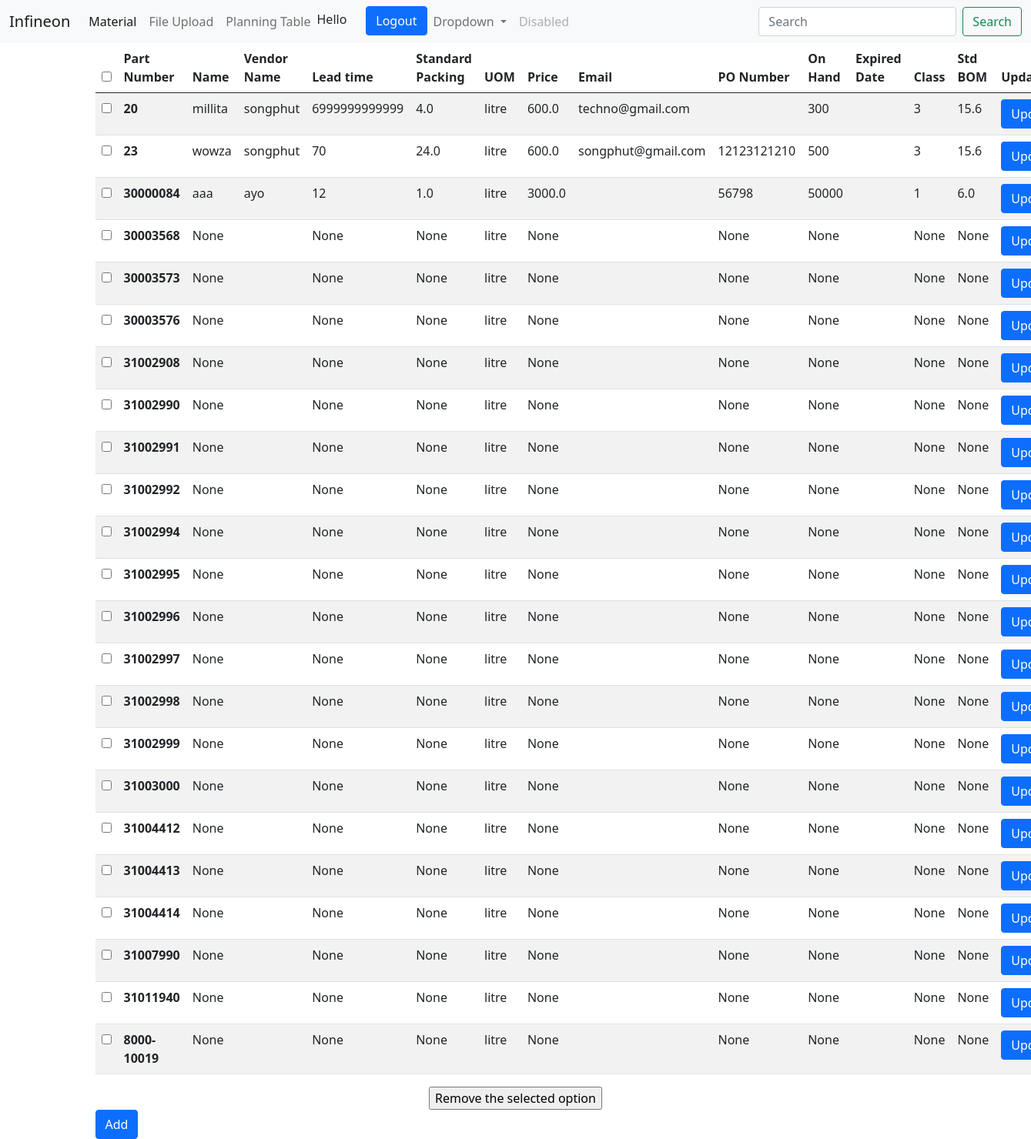
The app's page /material/ (signed in), older data.
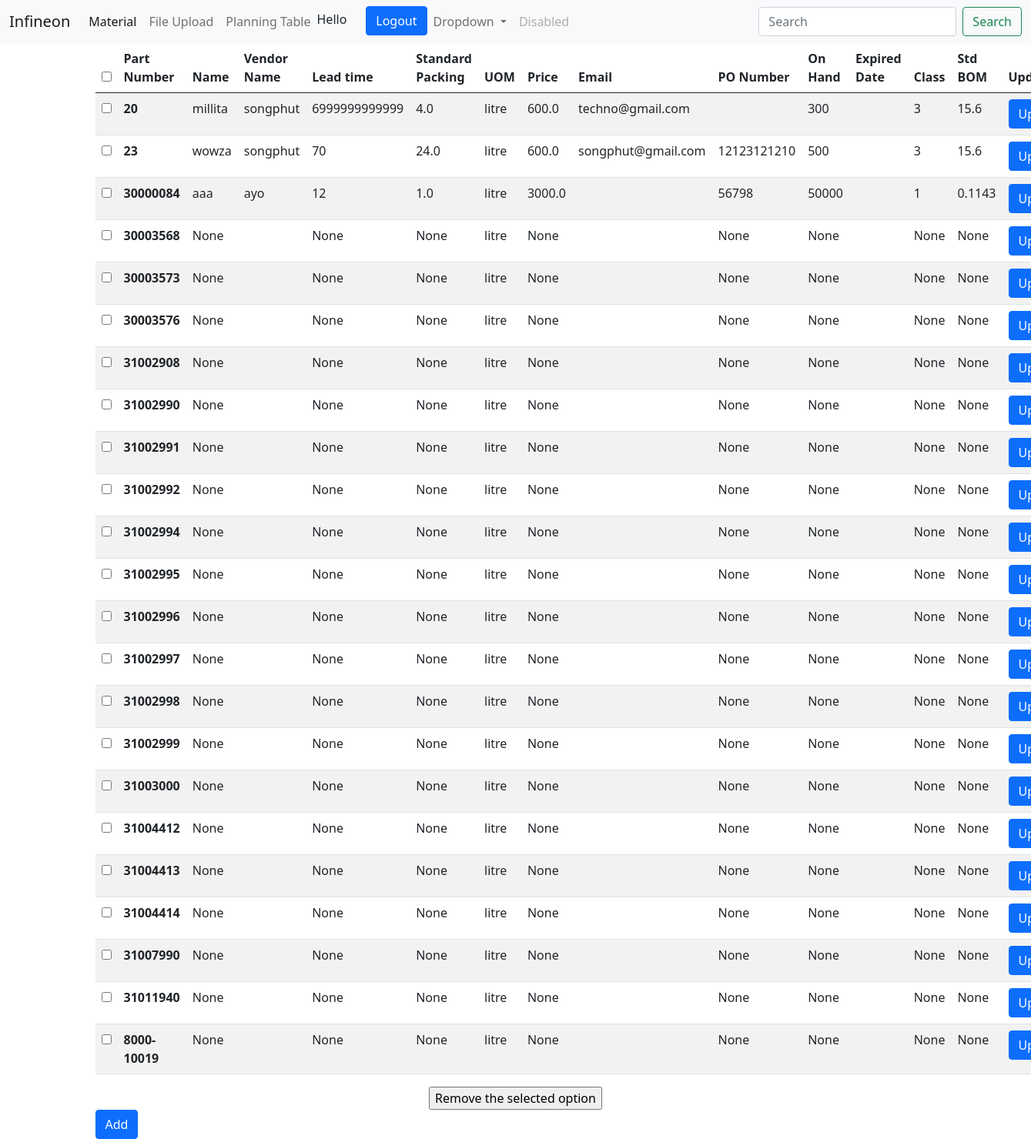
The same page, newer data.
### MRP/models.py (models this page shows, shortened)
class Chemical(models.Model):
    uomlist = ( ('litre','litre'),
                ('grams','grams'),
                ('unit','unit'))
    part_num = models.CharField(max_length=200, primary_key=True, unique=True)
    chem_name = models.CharField(max_length=200,blank=True, null=True)
    leadtime = models.IntegerField(blank=True, null=True)
    std_packing = models.FloatField(blank=True, null=True)
    onhand = models.IntegerField(blank=True, null=True)
    chem_price = models.FloatField(blank=True, null=True)
    chem_class = models.IntegerField(blank=True, null=True)
    uom = models.CharField(max_length=100, choices=uomlist, default='litre' ,blank=True, null=True )
    STD_BOM = models.FloatField(blank=True, null=True)
    vendor_id = models.ForeignKey('Vendor', on_delete = models.CASCADE, blank=True, null=True )
    po_number = models.ForeignKey('PO', on_delete= models.CASCADE, blank=True, null=True )
    class Meta:
        ordering = ['part_num']

class Vendor(models.Model):
    vendor_name = models.CharField(max_length=200)
    vendor_cont = models.EmailField(max_length = 254)

class PO(models.Model):
    po_typelist = ( ('STD','STD'),
                    ('blanket','blanket'))
    po_number = models.CharField(max_length=200, primary_key= True  )
    po_type = models.CharField(max_length=100, choices = po_typelist, default='blanket')
    vendor_id = models.ForeignKey('Vendor', on_delete=models.CASCADE, blank=True, null=True)
    chem = models.ManyToManyField(Chemical)
    class Meta:
        ordering = ['po_number']
    def __str__(self):
        return self.po_number

### MRP/views.py (the view)
# urls.py: path('material/', Material, name = 'material-page'),
@login_required
def Material(request):
    chemical = Chemical.objects.all()
    vendor = Vendor.objects.all()
    po = PO.objects.all()
    inv_chem = Inv_Chemical.objects.all()
    if request.method == "POST" :
        data = request.POST.copy()
        deletecheck = data.getlist('check')
        for i in deletecheck :
            Chemical.objects.filter(part_num = i).delete()
    return render(request, 'material.html', {'chemical':chemical,'vendor':vendor,'po': po,'inv_chem':inv_chem})

### MRP/templates/material.html (shortened to what this page needs)
{% extends 'layout.html'%}
{% block content %}
    <div class = 'container'>
        <center>
        <form method="POST">
            <table class="table table-striped">
                <thead>
                    <tr>
                        <th><input type="checkbox" onclick="SelectAll()" aria-label="Checkbox for following text input"></th>
                        <th scope="col">Part Number</th>
                        <th scope="col">Name</th>
                        <th scope="col">Vendor Name</th>
                        <th scope="col">Lead time</th>
                        <th scope="col">Standard Packing</th>
                        <th scope="col">UOM</th>
                        <th scope="col">Price</th>
                        <th scope="col">Email</th>
                        <th scope="col">PO Number</th>
                        <th scope="col">On Hand</th>
                        <th scope="col">Expired Date</th>
                        <th scope="col">Class</th>
                        <th scope="col">Std BOM</th>
                        <th scope="col">Update</th>
                    </tr>
                </thead>
                <tbody>
                {% for chem in chemical %}
                <tr>
                    <td><input type="checkbox" name = "check" value = {{chem.part_num}} class = "chemcheckvalue" aria-label="Checkbox for following text input"></td>
                    <th scope="row">{{chem.part_num}}</th>
                    <td>{{chem.chem_name}}</td>
                    <td>{{chem.vendor_id.vendor_name}}</td>
                    <td>{{chem.leadtime}}</td>
                    <td>{{chem.std_packing}}</td>
                    <td>{{chem.uom}}</td>
                    <td>{{chem.chem_price}}</td>
                    <td>{{chem.vendor_id.vendor_cont}}</td>
                    <td>{{chem.po_number}}</td>
                    <td>{{chem.onhand}}</td>
                    <td></td>
                    <td>{{chem.chem_class}}</td>
                    <td>{{chem.STD_BOM}}</td>
                    <th scope="col"><a class = "btn btn-primary" href = "update/{{chem.part_num}}">Update</a></th>
                </tr>
                {% endfor %}
                </tbody>
            </table>
            <input type = "submit" name = "delete" id = "chemcheckallvalue"  value="Remove the selected option" >
        </form>
        </center>
        <a class = "btn btn-primary" href = "{% url 'add-material' %}">Add</a>
    </div>
{% endblock %}

Row changes from the older to the newer data that the page shows:
changed Chemical "aaa": STD_BOM "6.0" → "0.1143"
